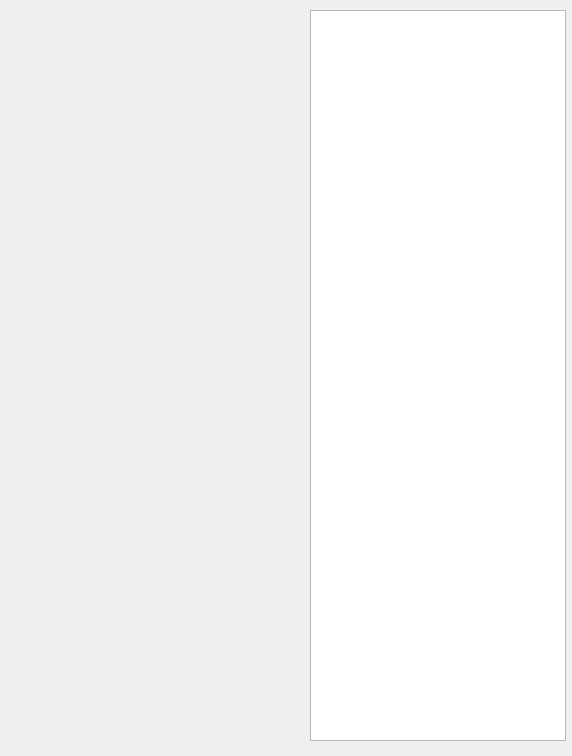
<?xml version="1.0" encoding="UTF-8"?>
<ui version="4.0">
 <class>Dialog_choice_net</class>
 <widget class="QDialog" name="Dialog_choice_net">
  <property name="windowModality">
   <enum>Qt::WindowModal</enum>
  </property>
  <property name="geometry">
   <rect>
    <x>0</x>
    <y>0</y>
    <width>572</width>
    <height>756</height>
   </rect>
  </property>
  <property name="focusPolicy">
   <enum>Qt::ClickFocus</enum>
  </property>
  <property name="windowTitle">
   <string>Выбор спортсмена для жеребьевки</string>
  </property>
  <property name="sizeGripEnabled">
   <bool>false</bool>
  </property>
  <widget class="QTableView" name="tableView">
   <property name="geometry">
    <rect>
     <x>310</x>
     <y>10</y>
     <width>256</width>
     <height>731</height>
    </rect>
   </property>
  </widget>
 </widget>
 <resources/>
 <connections/>
</ui>
